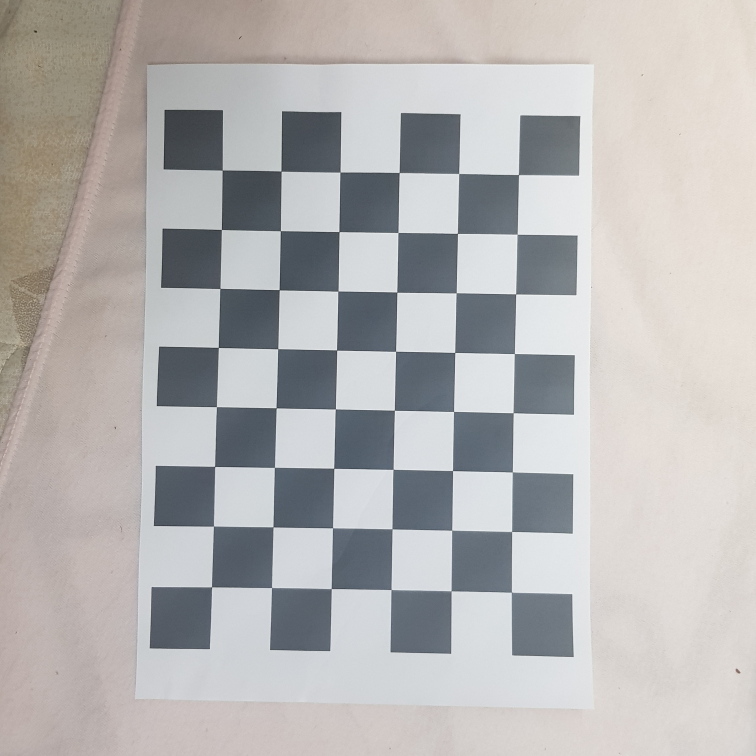
#> input picture harris_detector/image1.jpg, 3024 x 3024 px (shown at 1/4 size)
$ jupyter execute --allow-errors Untitled.ipynb   (older library calls are emulated)
#> lines starting #> are read from the running program, lines starting #| are printed output that depends on the picture; after the words box and inside, x2 and y2 are one past the last pixel; in counts of white or black regions, pixels touching at a corner belong together
[cell 1]
import cv2 as cv2
import numpy as np
import matplotlib.pyplot as plt
from sklearn.cluster import KMeans
from scipy.spatial.distance import cdist
import math

plt.rcParams['figure.figsize'] = [12, 8]
plt.rcParams['figure.dpi'] = 100

[cell 2]
src = cv2.imread("image1.jpg", cv2.IMREAD_COLOR)
#> src is the input picture: shape (3024, 3024, 3); mean B, G, R 179.3, 180, 181.7

scale_percent = 10 # percent of original size
width = int(src.shape[1] * scale_percent / 100)
#> width = 302
height = int(src.shape[0] * scale_percent / 100)
#> height = 302
dim = (width, height)
#> dim = (302, 302)

src = cv2.resize(src, dim, interpolation = cv2.INTER_AREA)
#> src: shape (302, 302, 3)


plt.imshow(src)
plt.title('image')
plt.show()


#cv2.imshow('image',src)
#cv2.waitKey(0)

[cell 3]
real_points = [
    [65, 43],
    [88, 43],
    [112, 44],
    [136, 44],
    [160, 45],
    [183, 45],
    [207, 46],
    [231, 46],

    [65, 67],
    [88, 67],
    [112, 68],
    [135, 68],
    [159, 68],
    [183, 69],
    [207, 69],
    [230, 69],

    [65, 91],
    [88, 91],
    [112, 92],
    [135, 92],
    [159, 92],
    [183, 93],
    [206, 93],
    [230, 94],


    [64, 115],
    [88, 115],
    [111, 115],
    [135, 116],
    [158, 116],
    [182, 117],
    [206, 117],
    [229, 117],

    [63, 138],
    [87, 138],
    [111, 139],
    [134, 139],
    [158, 140],
    [182, 140],
    [205, 140],
    [229, 141]
]


plt.imshow(src)
#> (the rest of this cell did not finish here and is left out)

[cell 4]
def harris(img, k = 0.04):
#> called with k = 0.04
    src = cv2.GaussianBlur(img, (5, 5), 0)

    gray = cv2.cvtColor(src, cv2.COLOR_BGR2GRAY)

    scale = 0.01
    delta = 0
    ddepth = cv2.CV_16S

    Ix = cv2.Sobel(gray, ddepth, 1, 0, ksize=3, scale=scale, delta=delta, borderType=cv2.BORDER_DEFAULT)
    Iy = cv2.Sobel(gray, ddepth, 0, 1, ksize=3, scale=scale, delta=delta, borderType=cv2.BORDER_DEFAULT)

    Ix2 = Ix*Ix
    Iy2 = Iy*Iy
    Ixy = Ix*Iy

    Sx2 = cv2.GaussianBlur(Ix2,(3,3), 0)
    Sy2 = cv2.GaussianBlur(Iy2,(3,3), 0)
    Sxy = cv2.GaussianBlur(Ixy,(3,3), 0)

    R = np.zeros((Sx2.shape[0], Sx2.shape[1]))

    for i in range(Sx2.shape[0]):
        for j in range(Sx2.shape[1]):
            M = [[Sx2[i][j], Sxy[i][j]], [Sxy[i][j], Sy2[i][j]]]
            R[i][j] = np.linalg.det(M) - k*np.trace(M)**2
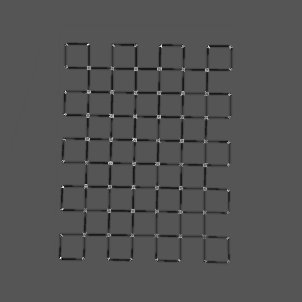
#> R: shape (302, 302) float64; min -3.56, max 7.04, mean -0.1; drawn with min black and max white

    T = img.copy()
    T[R > 0.01 * R.max()] = [255,0, 0]
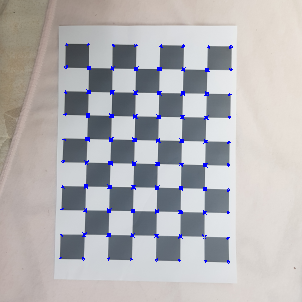
#> T: shape (302, 302, 3); mean B, G, R 180.3, 178.2, 180.1
    K = R > 0.01 * R.max()
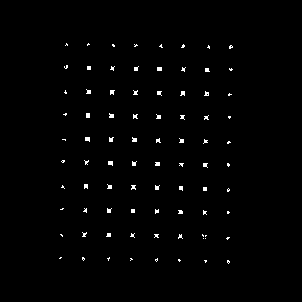
#> K: shape (302, 302) bool; 1.1% white in thin lines or dots, all inside (x1, y1, x2, y2) = (59, 43, 233, 264)
    idx = 0

    points = []

    for i in range(len(R)):
        for j in range(len(R[i])):
            if(R[i][j] > 0):
                points.append([i,j])
#> after the loop, points = 1034 pairs, first value 43 to 263, second value 59 to 232
   # [7 lines of commented-out code are left out]
    print(points)
#> (printed output is left out)

    plt.imshow(T)
    plt.show()

[cell 5]
harris(src, 0.04)

[cell 6]
gray = cv2.cvtColor(src, cv2.COLOR_BGR2GRAY)

dst = cv2.cornerHarris(gray, 2, 3, 0.04)

corners = src.copy()

corners[dst>0.01*dst.max()] = [255, 0, 0]
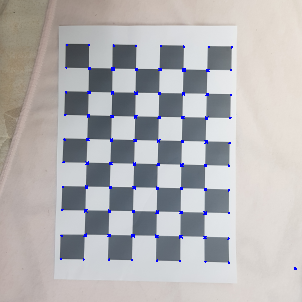
#> corners: shape (302, 302, 3); mean B, G, R 180, 178.8, 180.6

plt.imshow(corners)
plt.show()

[cell 7]
mean = 5
var = 20
sigma = var ** 0.5
gaussian = np.random.normal(mean, sigma, (302,302)) #  np.zeros((224, 224), np.float32)

noisy_image = np.zeros(src.shape, np.float32)

if len(src.shape) == 2:
    noisy_image = src + gaussian
else:
    noisy_image[:, :, 0] = src[:, :, 0] + gaussian
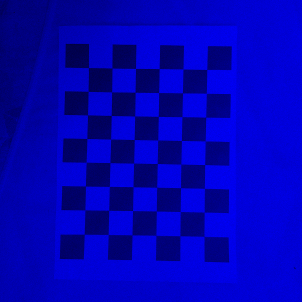
#> noisy_image: shape (302, 302, 3) float32; mean B, G, R 184.3, 0, 0; drawn with min black and max white
    noisy_image[:, :, 1] = src[:, :, 1] + gaussian
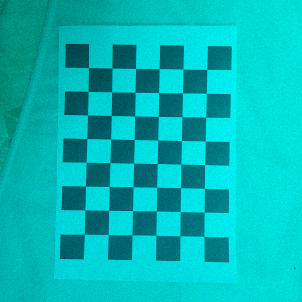
#> noisy_image: shape (302, 302, 3) float32; mean B, G, R 184.3, 185, 0; drawn with min black and max white
    noisy_image[:, :, 2] = src[:, :, 2] + gaussian

cv2.normalize(noisy_image, noisy_image, 0, 255, cv2.NORM_MINMAX, dtype=-1)
noisy_image = noisy_image.astype(np.uint8)

plt.imshow(gaussian)
plt.title('gaussian')
plt.show()
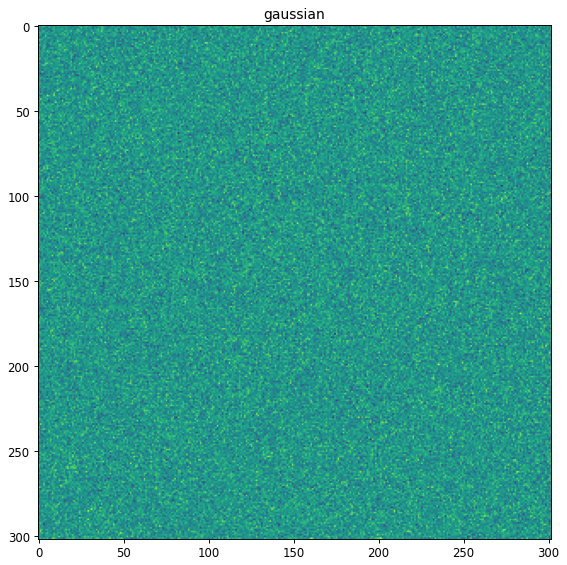
#> figure drawn by matplotlib, 1 panel

plt.imshow(noisy_image)
plt.title('noisy_image')
plt.show()

[cell 8]
harris(noisy_image, 0.04)
#> call 2 of harris, with k = 0.04
#> in harris (call 2), `Ix = cv2.Sobel(gray, ddepth, 1, 0, ksize=3, scale=scale, delta=delta, ..`:
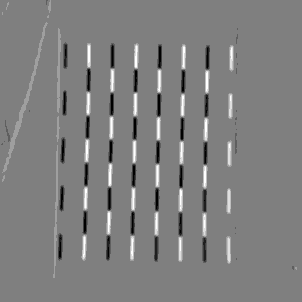
#> Ix: shape (302, 302) int16; min -4, max 4, mean 0.0111; drawn with min black and max white
#> in harris (call 2), `T[R > 0.01 * R.max()] = [255,0, 0]`:
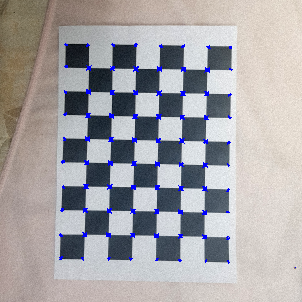
#> T: shape (302, 302, 3); mean B, G, R 166, 163.1, 165.5
#> in harris (call 2), `K = R > 0.01 * R.max()`:
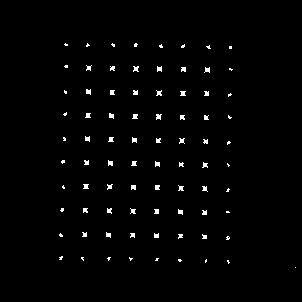
#> K: shape (302, 302) bool; 1.5% white; 81 white regions (37 under 20 px), largest, box (x1, y1, x2, y2) and area: (156, 114, 162, 120) 26, (133, 66, 139, 72) 25, (157, 66, 162, 72) 24
#> after the loop in harris (call 2), `for i in range(len(R)):`: points = 1382 pairs, first value 43 to 267, second value 59 to 295
